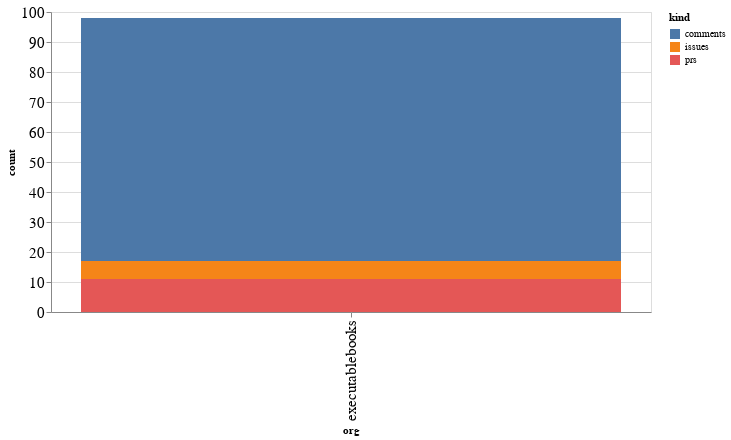

Source (notebook cell):
### Code cell
alt.Chart(org_summaries, width=600).mark_bar().encode(
    x='org',
    y='count',
    color='kind',
    tooltip="org"
)

### Figure 1 — Vega-Lite specification as saved in the notebook (floating-point values rounded to 4 significant figures)
{"config": {"axisLeft": {"labelFontSize": 15}, "axisBottom": {"labelFontSize": 15}}, "data": {"name": "data-a3ba5396f36991f7f7f512c5076b0359"}, "mark": "bar", "encoding": {"color": {"type": "nominal", "field": "kind"}, "tooltip": {"type": "nominal", "field": "org"}, "x": {"type": "nominal", "field": "org"}, "y": {"type": "quantitative", "field": "count"}}, "width": 600, "$schema": "https://vega.github.io/schema/vega-lite/v4.8.1.json", "datasets": {"data-a3ba5396f36991f7f7f512c5076b0359": [{"org": "executablebooks", "kind": "comments", "count": 81}, {"org": "executablebooks", "kind": "issues", "count": 6}, {"org": "executablebooks", "kind": "prs", "count": 11}]}}
